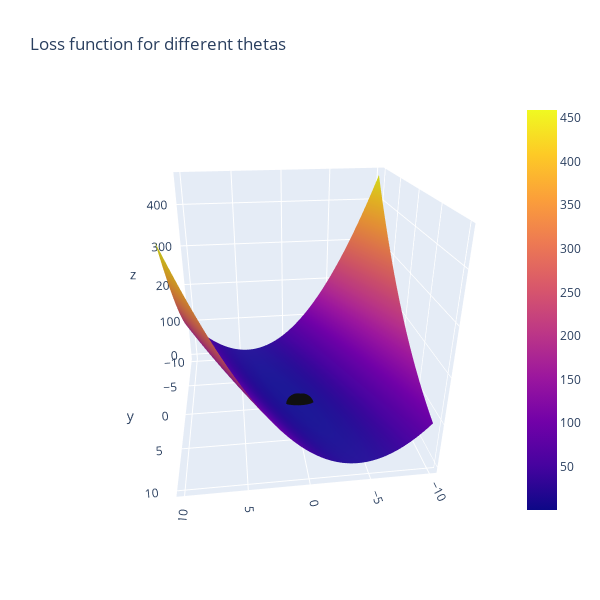

Write notebook code for a chart like this one.
### Code cell
#Let's look at the new loss path on the function. It should start much closer to the goal

line_marker = dict(color='#101010', width=2)
fig = go.Figure()
fig.add_surface(x=theta1_vals, y=theta0_vals, z=J_vals)
fig.add_scatter3d(x=theta1_history1, y=theta0_history1, z=J_history1, line=line_marker, name='')
#The below line adds a graph of just the loss over iterations in a 2D plane
plt.plot(theta0_history1, theta1_history1, 'r+');
fig.update_layout(title='Loss function for different thetas', autosize=True,
                  width=600, height=600, xaxis_title='theta0', 
                 yaxis_title='theta1')
fig.show()
